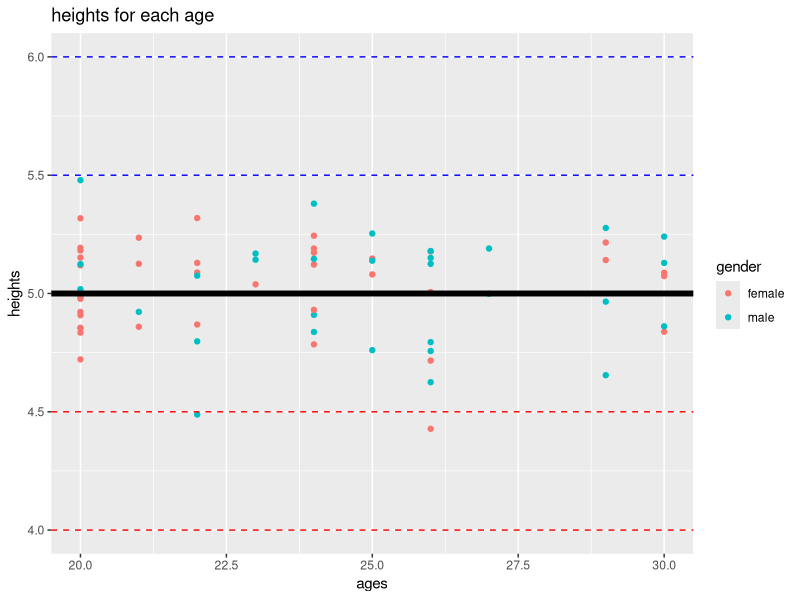

Source code (R):
library("ggplot2")


ages <- seq(20,30) #create a sequence of ages (independent variable)
#ages #print ages
all_age_vec <- vector() #initiate vector of all ages
all_heights <- vector() #initiate vector of all ages
all_genders <- vector() #initiate vector of all ages

for ( n in ages ){
  number_of_measurements_for_age = sample(0:20, 1)  #set a random number of measurements for each age
  heights = rnorm(number_of_measurements_for_age,5,0.2) #for each measurement, assume 
  genders = sample(c("female","male"),size = number_of_measurements_for_age,replace = TRUE)
  age_vec = n*rep(1,number_of_measurements_for_age)
  all_age_vec <-c(all_age_vec,age_vec)  
  all_heights <-c(all_heights,heights)  
  all_genders <-c(all_genders,genders)  
}

all_age_vec
all_heights
all_genders  

df = data.frame(all_age_vec,all_genders,all_heights)
colnames(df)<-c("ages","genders","heights")
df$genders<-as.factor(df$genders)
df
#pure data generation above ^^^^

pkrp <-ggplot(df, aes(x=df$ages, y=df$heights , color =  df$genders)) + geom_point()+ labs(title = "heights for each age", x="ages" , y = "heights" , color = "gender")  
pkrp <-pkrp + geom_hline(yintercept=5, linetype="solid", color = "black", size = 2)
pkrp <-pkrp + geom_hline(yintercept=5.5, linetype="dashed", color = "blue")
pkrp <-pkrp + geom_hline(yintercept=6, linetype="dashed", color = "blue")
pkrp <-pkrp + geom_hline(yintercept=4.5, linetype="dashed", color = "red")
pkrp <-pkrp + geom_hline(yintercept=4, linetype="dashed", color = "red")
pkrp